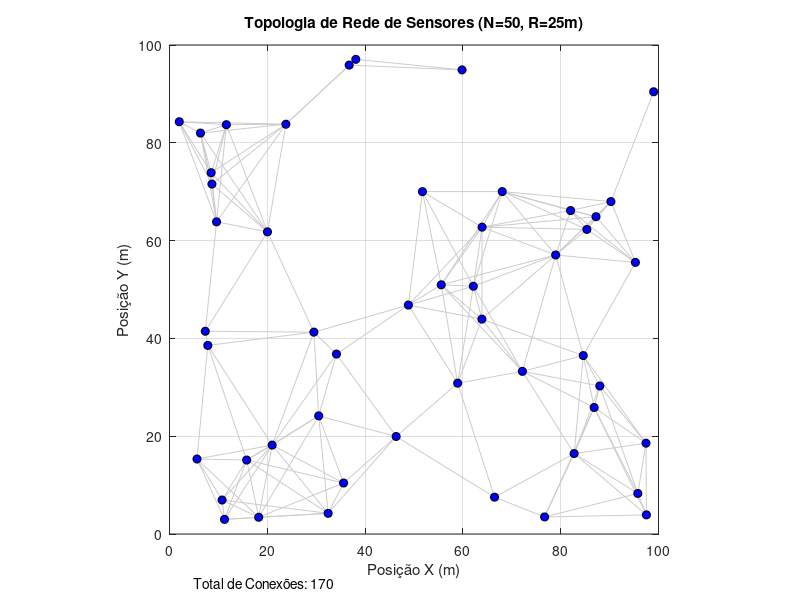

This chart was generated by the following MATLAB code:
clear; clc; close all;

% --- Parâmetros ---
N = 50;           % Número de nós (Densidade alta)
Area = 100;       % Tamanho da área (100x100m)
Raio = 25;        % Raio de comunicação dos sensores

x = rand(1, N) * Area;
y = rand(1, N) * Area;

% --- Visualização ---
figure('Color', 'w');
hold on;

% Desenhar conexões (Quem ouve quem?)
num_conexoes = 0;
for i = 1:N
    for j = i+1:N
        dist = sqrt((x(i)-x(j))^2 + (y(i)-y(j))^2);
        if dist <= Raio
            % Desenha uma linha cinza clara entre vizinhos
            plot([x(i) x(j)], [y(i) y(j)], 'Color', [0.8 0.8 0.8]);
            num_conexoes = num_conexoes + 1;
        end
    end
end

% Desenhar os nós
plot(x, y, 'ko', 'MarkerFaceColor', 'b', 'MarkerSize', 6);

% Estética
title(['Topologia de Rede de Sensores (N=', num2str(N), ', R=', num2str(Raio), 'm)']);
xlabel('Posição X (m)');
ylabel('Posição Y (m)');
axis square;
grid on;
box on;

text(5, -10, ['Total de Conexões: ' num2str(num_conexoes)], 'FontSize', 10);
hold off;